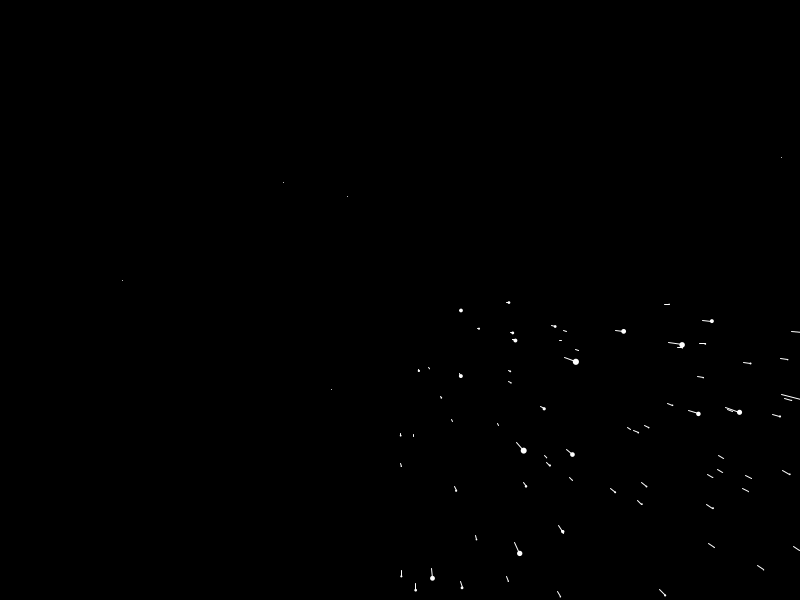
Frame 1 (no input)
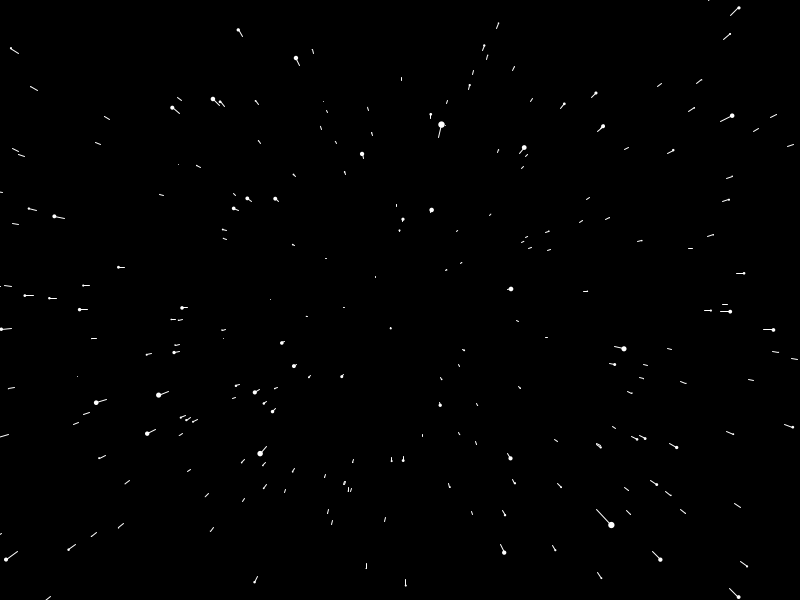
Frame 60 (the mouse pressed at the canvas centre just before this capture)
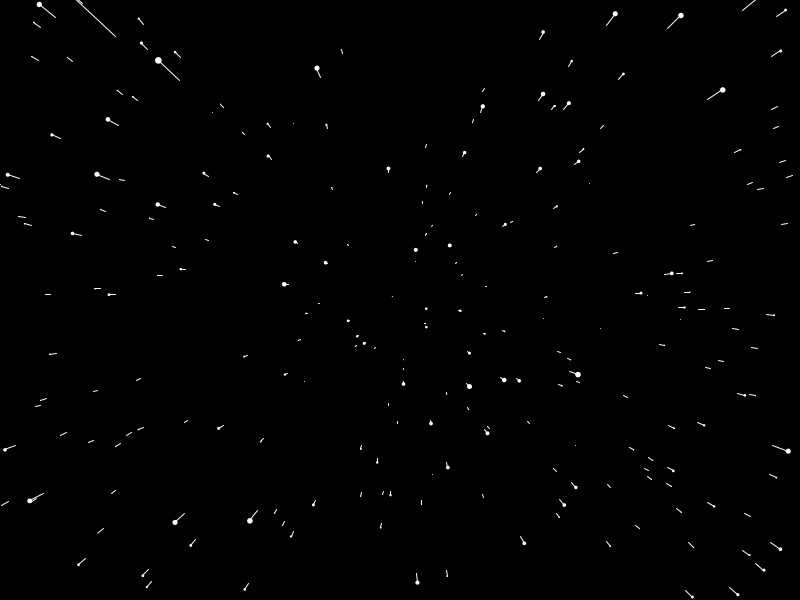
Frame 120 (the mouse held since frame 60 and released just before this capture)

The Processing sketch that drew these frames (run headless with seeded random() and noise(); from frame 60 on, the mouse is pressed at the canvas centre):

// Processing sketch: sketch_170112a
// ── sketch_170112a.pde
ArrayList<Star> stars;
int n_stars = 500;


void setup() {
  stars = new ArrayList<Star>();
  size(800,600);
  for (int i = 0; i < n_stars; i++) {
    stars.add(new Star());
  }
}

void draw() {
  
  background(0);
  translate(width/2, height/2);
  for (int i = 0; i < n_stars; i++) {
    stars.get(i).update();
    stars.get(i).show();
  }
}
// ── Star.pde
class Star {
  float x;
  float y;
  float z;
  float pz;
  float speed = 6;
  
  public Star() {
    this.x = random(0, width);
    this.y = random(0, height);
    this.z = random(width/2);
    this.pz = this.z;
  }
  
  public void update(){
     this.z -= this.speed;
     
     if(z < 1) {
       this.x = random(-width/2, width/2);
      this.y = random(-height/2, height/2);
      this.z = width/2;
      this.pz = z;
     }
    
  }
  
  public void show() {
    fill(255);
    noStroke();
    float sx = map(this.x / z, 0, 1, 0, width/2);
    float sy = map(this.y / z, 0, 1, 0, height/2);
    float r = map(this.z, 0, width/2, 8, 0);
    ellipse(sx, sy, r, r);
    //drawing tail
    float px = map(this.x / pz, 0, 1, 0, width/2);
    float py = map(this.y / pz, 0, 1, 0, height/2);;
    this.pz = this.z;
     
    stroke(255);
    line(px, py, sx, sy);
    
  }
  
  
  
}
